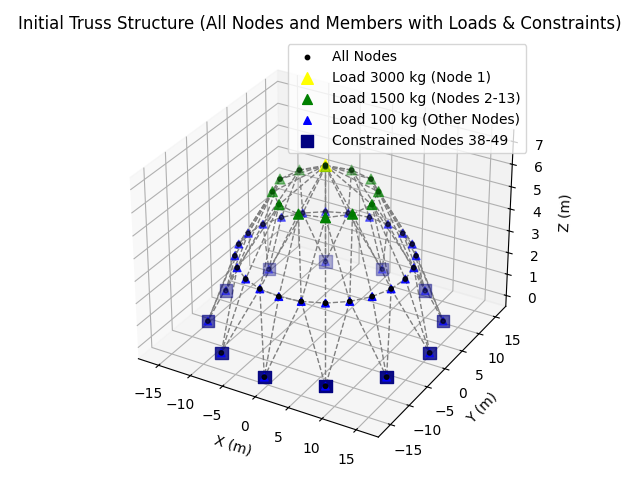

Generate this figure with Python:
import numpy as np
import pandas as pd
import random
import matplotlib.pyplot as plt
import time
from pandas import ExcelWriter

# ------------------------------
# Constants
E = 2.1e11
rho = 7850
g = 9.81
sigma_allow = 250e6
A_min = 0.0001
A_max = 0.01293
pop_size = 200
num_generations = 200
mutation_rate = 0.1  # این پارامتر DE استفاده نمیشه ولی نگه داشتم
penalty_factor = 1e6
a = 19
n_runs = 1
F_de = 0.8        # عامل مقیاس دهی DE (mutation factor)
CR_de = 0.9       # نرخ کراس‌اور DE
random.seed(42)
np.random.seed(42)
# ------------------------------

def get_load_vector(num_nodes):
    loads = np.zeros(num_nodes * 3)
    for i in range(num_nodes):
        if i == 0:
            mass = 3000
        elif 1 <= i <= 12:
            mass = 1500
        else:
            mass = 100
        loads[i * 3 + 2] = -mass * g
    return loads

def bar_length(node1, node2):
    return np.linalg.norm(node1 - node2)

def assemble_stiffness_matrix(coords, areas, members, member_types):
    n_nodes = len(coords)
    K = np.zeros((n_nodes * 3, n_nodes * 3))
    for i, (start, end) in enumerate(members):
        n1, n2 = start - 1, end - 1
        x1, x2 = coords[n1], coords[n2]
        L = bar_length(x1, x2)
        a_vec = (x2 - x1) / L
        A = areas[member_types[i]]
        k_local = (A * E / L) * np.outer(a_vec, a_vec)
        dofs = [n1*3, n1*3+1, n1*3+2, n2*3, n2*3+1, n2*3+2]
        for ii in range(3):
            for jj in range(3):
                K[dofs[ii], dofs[jj]] += k_local[ii, jj]
                K[dofs[ii+3], dofs[jj+3]] += k_local[ii, jj]
                K[dofs[ii], dofs[jj+3]] -= k_local[ii, jj]
                K[dofs[ii+3], dofs[jj]] -= k_local[ii, jj]
    return K

def apply_boundary_conditions(K, F, fixed_dofs):
    for dof in sorted(fixed_dofs, reverse=True):
        K = np.delete(K, dof, axis=0)
        K = np.delete(K, dof, axis=1)
        F = np.delete(F, dof)
    return K, F

def compute_stress(coords, areas, members, displacements, member_types):
    stresses = np.zeros(len(members))
    for i, (start, end) in enumerate(members):
        n1, n2 = start - 1, end - 1
        x1, x2 = coords[n1], coords[n2]
        L = bar_length(x1, x2)
        a_vec = (x2 - x1) / L
        u1 = displacements[n1*3:n1*3+3]
        u2 = displacements[n2*3:n2*3+3]
        strain = np.dot(a_vec, u2 - u1) / L
        stresses[i] = E * strain
    return stresses

def calculate_fitness(individual, node_coords, members, member_types, num_movable_nodes):
    areas = individual[:a]
    moved_nodes = individual[a:].reshape(-1, 3)
    coords = node_coords.copy()
    coords[:num_movable_nodes] = moved_nodes
    weight = sum(rho * areas[member_types[i]] * bar_length(coords[s-1], coords[e-1])
                 for i, (s, e) in enumerate(members))
    K = assemble_stiffness_matrix(coords, areas, members, member_types)
    F = get_load_vector(len(coords))
    fixed_nodes = list(range(37, 49))
    fixed_dofs = [node*3 + d for node in fixed_nodes for d in range(3)]
    K_mod, F_mod = apply_boundary_conditions(K, F, fixed_dofs)
    try:
        U_mod = np.linalg.solve(K_mod, F_mod)
    except np.linalg.LinAlgError:
        return weight + penalty_factor * 100
    U = np.zeros(len(F))
    free_dofs = list(set(range(len(F))) - set(fixed_dofs))
    U[free_dofs] = U_mod
    stress = compute_stress(coords, areas, members, U, member_types)
    overstress_penalty = np.sum(np.abs(stress) > sigma_allow)
    return weight + penalty_factor * overstress_penalty

def initialize_population(n_move, coords):
    pop = []
    for _ in range(pop_size):
        A = np.random.uniform(A_min, A_max, a)
        delta = np.random.uniform(-0.02, 0.02, size=(n_move, 3))
        pos = coords[:n_move] + delta
        pop.append(np.concatenate([A, pos.flatten()]))
    return np.array(pop)

def differential_evolution(coords, members, member_types, num_movable_nodes):
    pop = initialize_population(num_movable_nodes, coords)
    best_fitness_history = []
    prev_best_fitness = None

    min_generations_before_stop = 100  # حداقل نسل‌ها برای اجازه توقف

    for gen in range(num_generations):
        fitness = np.array([calculate_fitness(ind, coords, members, member_types, num_movable_nodes) for ind in pop])
        idx = np.argmin(fitness)
        best_fitness = fitness[idx]
        best_fitness_history.append(best_fitness)

       # if prev_best_fitness is not None and gen >= min_generations_before_stop:
       #     rel_change = abs(best_fitness - prev_best_fitness) / prev_best_fitness
       #     print(f"Gen {gen+1}: Best Fitness = {best_fitness:.4f}, Rel. Change = {rel_change:.8f}")
       #     if rel_change < 1e-6:
       #         print(f"\n✅ Converged at generation {gen+1} with rel. change {rel_change:.8f}")
       #         break
       #
        print(f"Gen {gen+1}: Best Fitness = {best_fitness:.4f}")

        prev_best_fitness = best_fitness

        new_pop = []
        for i in range(pop_size):
            idxs = list(range(pop_size))
            idxs.remove(i)
            a_, b_, c_ = random.sample(idxs, 3)
            x1, x2, x3 = pop[a_], pop[b_], pop[c_]
            mutant = x1 + F_de * (x2 - x3)
            mutant[:a] = np.clip(mutant[:a], A_min, A_max)
            trial = np.copy(pop[i])
            j_rand = random.randint(0, len(pop[i]) - 1)
            for j in range(len(pop[i])):
                if random.random() < CR_de or j == j_rand:
                    trial[j] = mutant[j]
            fit_target = calculate_fitness(pop[i], coords, members, member_types, num_movable_nodes)
            fit_trial = calculate_fitness(trial, coords, members, member_types, num_movable_nodes)
            if fit_trial < fit_target:
                new_pop.append(trial)
            else:
                new_pop.append(pop[i])
        pop = np.array(new_pop)

    plt.figure()
    plt.plot(best_fitness_history, 'b-', linewidth=2)
    plt.xlabel('Generation')
    plt.ylabel('Best Fitness (Weight in kg)')
    plt.title('Convergence Curve (DE)')
    plt.grid(True)
    plt.tight_layout()
    plt.show()

    idx_best = np.argmin([calculate_fitness(ind, coords, members, member_types, num_movable_nodes) for ind in pop])
    return pop[idx_best]

def plot_truss(nodes, members, areas, member_types, title="Truss Structure", show_weights=True):
    fig = plt.figure()
    ax = fig.add_subplot(111, projection='3d')

    if show_weights:
        max_area = np.max(areas)
        for i, (start, end) in enumerate(members):
            p1 = nodes[start - 1]
            p2 = nodes[end - 1]
            xs, ys, zs = zip(p1, p2)
            lw = 1 + 10 * (areas[member_types[i]] / max_area)
            ax.plot(xs, ys, zs, color='b', linewidth=lw)
    else:
        for (start, end) in members:
            p1 = nodes[start - 1]
            p2 = nodes[end - 1]
            xs, ys, zs = zip(p1, p2)
            ax.plot(xs, ys, zs, color='gray', linewidth=1, linestyle='--')

    xs, ys, zs = nodes[:, 0], nodes[:, 1], nodes[:, 2]
    ax.scatter(xs, ys, zs, color='k', s=10, label='All Nodes')

    node_3000 = nodes[0]
    ax.scatter(node_3000[0], node_3000[1], node_3000[2], color='yellow', s=70, marker='^', label='Load 3000 kg (Node 1)')

    nodes_1500 = nodes[1:13]
    ax.scatter(nodes_1500[:, 0], nodes_1500[:, 1], nodes_1500[:, 2], color='green', s=50, marker='^', label='Load 1500 kg (Nodes 2-13)')

    rest_indices = list(range(13, len(nodes)))
    nodes_100 = nodes[rest_indices]
    ax.scatter(nodes_100[:, 0], nodes_100[:, 1], nodes_100[:, 2], color='blue', s=30, marker='^', label='Load 100 kg (Other Nodes)')

    constrained_nodes = nodes[37:49]
    ax.scatter(constrained_nodes[:, 0], constrained_nodes[:, 1], constrained_nodes[:, 2], color='navy', s=80, marker='s', label='Constrained Nodes 38-49')

    ax.set_title(title)
    ax.set_xlabel("X (m)")
    ax.set_ylabel("Y (m)")
    ax.set_zlabel("Z (m)")
    ax.legend()
    plt.tight_layout()
    plt.show()

def load_data():
    nodes = pd.read_excel("/home/sepehr/VS Code/Project/nodes_coordinates.xlsx")
    mems = pd.read_excel("/home/sepehr/VS Code/Project/truss_members.xlsx")
    return nodes[["X", "Y", "Z"]].to_numpy(), mems[["Start", "End"]].to_numpy()

if __name__ == "__main__":
    node_coords, members = load_data()
    member_types = np.array([i % a for i in range(len(members))])
    num_movable_nodes = 37

    plot_truss(node_coords, members, np.ones(len(members)), member_types,
               title="Initial Truss Structure (All Nodes and Members with Loads & Constraints)",
               show_weights=False)

    start_time = time.time()

    best_sol, best_fit = None, float("inf")
    for run in range(n_runs):
        print(f"\n===== Run {run+1} =====")
        sol = differential_evolution(node_coords.copy(), members, member_types, num_movable_nodes)
        fit = calculate_fitness(sol, node_coords.copy(), members, member_types, num_movable_nodes)
        print(f"Run {run+1} final fitness = {fit:.2f} kg")
        if fit < best_fit:
            best_sol, best_fit = sol.copy(), fit

    end_time = time.time()

    elapsed_time = end_time - start_time
    print(f"\n⏱️ Total computation time: {elapsed_time:.2f} seconds")

    A_best = best_sol[:a]
    pos_best = best_sol[a:].reshape(-1, 3)
    original_coords = node_coords[:num_movable_nodes].copy()
    node_coords[:num_movable_nodes] = pos_best

    df_members = pd.DataFrame({
        "Start": members[:, 0],
        "End": members[:, 1],
        "Area (m^2)": [A_best[member_types[i]] for i in range(len(members))]
    })

    displacements = pos_best - original_coords
    df_disp = pd.DataFrame({
        "Node Index": np.arange(1, num_movable_nodes + 1),
        "X_Initial": original_coords[:, 0],
        "Y_Initial": original_coords[:, 1],
        "Z_Initial": original_coords[:, 2],
        "X_New": pos_best[:, 0],
        "Y_New": pos_best[:, 1],
        "Z_New": pos_best[:, 2],
        "dX": displacements[:, 0],
        "dY": displacements[:, 1],
        "dZ": displacements[:, 2],
        "Total_Displacement": np.linalg.norm(displacements, axis=1)
    })

    output_path = "/home/sepehr/VS Code/Project/D- DE_Given Loads.xlsx"
    with ExcelWriter(output_path) as writer:
        df_members.to_excel(writer, sheet_name="Members_Areas", index=False)
        df_disp.to_excel(writer, sheet_name="Node_Displacements", index=False)

    print(f"\n✅ Final results saved to '{output_path}'")

    plot_truss(node_coords, members, A_best, member_types,
               title="Optimized Truss Structure", show_weights=True)
